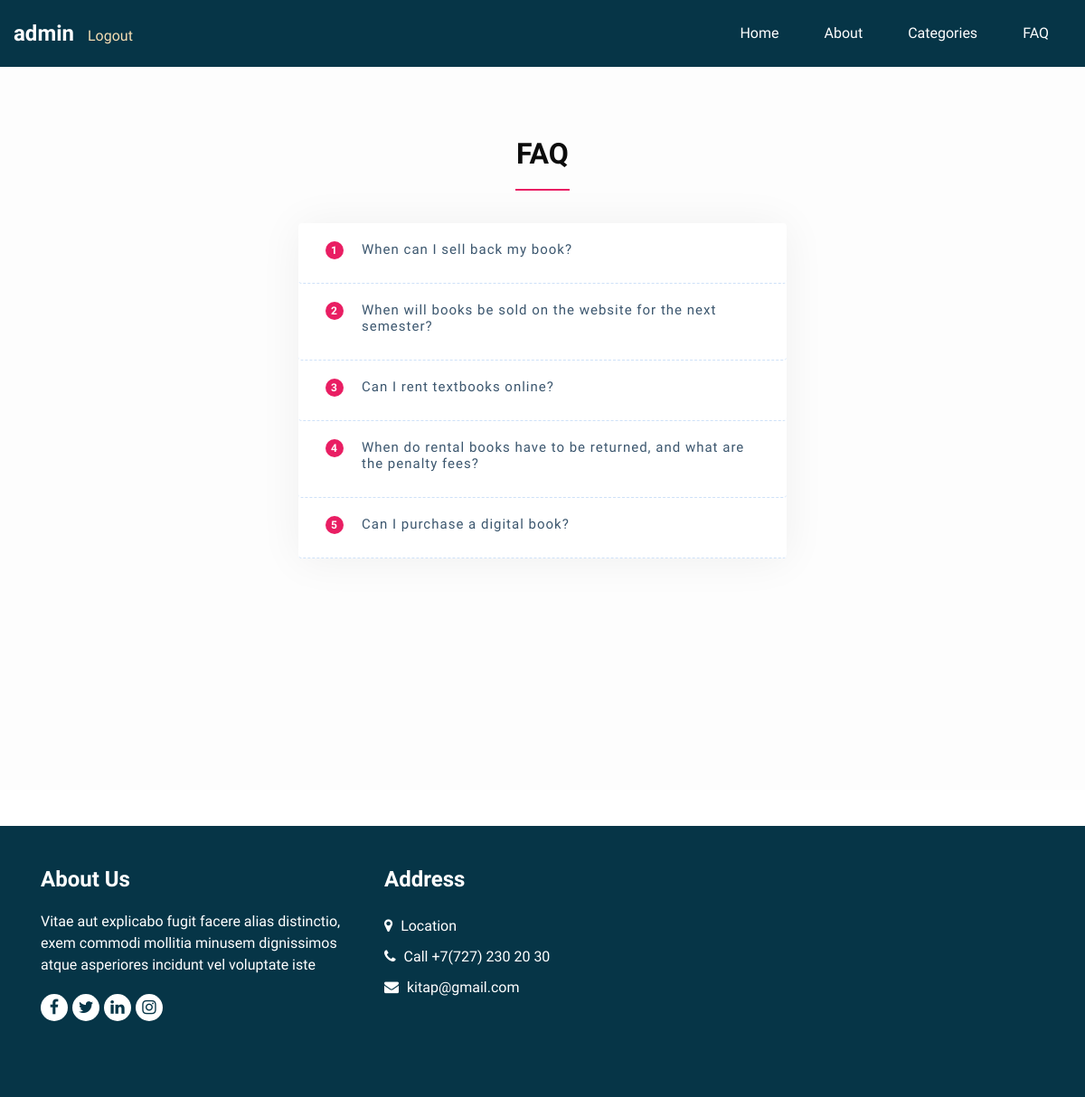
/faq (signed in), run on the app's committed database.
### kitap/models.py (models this page shows, shortened)
class Faq(models.Model):
    question = models.CharField(max_length=255)
    answer = models.TextField()

### kitap/views.py (the view)
# urls.py: path('faq', views.faq, name="faq"),
@login_required(login_url='authentication')
def faq(request):
    return render(request, 'kitap/faq.html')

### kitap/templatetags/poll_extras.py (called while the page is built)
@register.simple_tag(name='getfaqs')
def get_faqs():
    return Faq.objects.all()

### kitap/templates/kitap/faq.html (shortened to what this page needs)
{% extends 'kitap/base.html' %}
{% load static %}
{% load poll_extras %}
{% block content %}
<section class="faq-section">
<div class="container">
    <div class="row">
        {% getfaqs as faq %}
        <div class="col-md-6 offset-md-3">
            <div class="faq-title text-center pb-3">
                <h2>FAQ</h2>
            </div>
        </div>
        <div class="col-md-6 offset-md-3">
            <div class="faq" id="accordion">
            {% for i in faq %}
                <div class="card">
                    <div class="card-header" id="faqHeading-{{ forloop.counter }}">
                        <div class="mb-0">
                            <h5 class="faq-title" data-toggle="collapse" data-target="#faqCollapse-{{ forloop.counter }}" data-aria-expanded="true" data-aria-controls="faqCollapse-{{ forloop.counter }}">
                                <span class="badge">{{ forloop.counter }}</span>{{ i.question }}
                            </h5>
                        </div>
                    </div>
                </div>
                {% endfor %}
            </div>
        </div>
    </div>
</div>
</section>
{% endblock %}

### kitap/templates/kitap/base.html (shortened to what this page needs)
{% load static %}
<!DOCTYPE html>
<html>
<head>
    <link rel="stylesheet" type="text/css" href="{% static 'kitap/css/bootstrap.css' %}" />
    <link href="{% static 'kitap/css/font-awesome.min.css' %}" rel="stylesheet" />
    <link rel="stylesheet" href="{% static 'kitap/css/style.css' %}">
    <link rel="stylesheet" href="{% static 'kitap/css/faq.css' %}">
</head>
<body>
<div class="hero_area">
    <header class="header_section">
        <div class="container-fluid">
            <nav class="navbar navbar-expand-lg custom_nav-container ">
                <a class="navbar-brand" href="{% url 'profile' user.id %}">
                <span>
                {{ request.user }}
                <a class="logout-text" href="{% url 'logout' %}">Logout</a>
                </span>
                </a>
                <div class="collapse navbar-collapse" id="navbarSupportedContent">
                    <ul class="navbar-nav">
                    <li class="nav-item active">
                    <a class="nav-link pl-lg-0" href="{% url 'index' %}">Home <span class="sr-only">(current)</span></a>
                    </li>
                    <li class="nav-item">
                    <a class="nav-link" href="{% url 'about' %}"> About</a>
                    </li>
                    <li class="nav-item">
                    <a class="nav-link" href="{% url 'categories' %}">Categories</a>
                    </li>
                    <li class="nav-item">
                    <a class="nav-link" href="{% url 'faq' %}">FAQ</a>
                    </li>
                    </ul>
                </div>
            </nav>
        </div>
    </header>
    {% block content %}{% endblock %}
  <section class="info_section layout_padding2">
    <div class="container">
      <div class="row">
        <div class="col-lg-4 info-col">
          <div class="info_detail">
            <h4>
              About Us
            </h4>
            <p>
              Vitae aut explicabo fugit facere alias distinctio, exem commodi mollitia minusem dignissimos atque asperiores incidunt vel voluptate iste
            </p>
            <div class="info_social">
              <a href="">
                <i class="fa fa-facebook" aria-hidden="true"></i>
              </a>
              <a href="">
                <i class="fa fa-twitter" aria-hidden="true"></i>
              </a>
              <a href="">
                <i class="fa fa-linkedin" aria-hidden="true"></i>
              </a>
              <a href="">
                <i class="fa fa-instagram" aria-hidden="true"></i>
              </a>
            </div>
          </div>
        </div>
        <div class="col-lg-4 info-col">
          <div class="info_contact">
            <h4>
              Address
            </h4>
            <div class="contact_link_box">
              <a href="">
                <i class="fa fa-map-marker" aria-hidden="true"></i>
                <span>
                  Location
                </span>
              </a>
              <a href="">
                <i class="fa fa-phone" aria-hidden="true"></i>
                <span>
                  Call +7(727) 230 20 30
                </span>
              </a>
              <a href="">
                <i class="fa fa-envelope" aria-hidden="true"></i>
                <span>
                  kitap@gmail.com
                </span>
              </a>
            </div>
          </div>
        </div>
        <div class="col-lg-4 info-col">
          <div class="map_container">
            <div class="map">
              <div id="googleMap"></div>
            </div>
          </div>
        </div>
      </div>
    </div>
  </section>
</body>
</html>

### kitap/static/kitap/css/style.css (style rules this page uses)
body { font-family: 'Mulish', sans-serif; color: #0c0c0c; background-color: #ffffff; overflow-x: hidden; }
.logout-text { text-decoration: none; font-size: 16px; margin-bottom: -6px; margin-left: 15px; color: wheat; }
.layout_padding2 { padding: 75px 0; }
a, a:hover, a:focus { text-decoration: none; }
.hero_area { position: relative; min-height: 100vh; display: -webkit-box; display: -ms-flexbox; display: flex; -webkit-box-orient: vertical; -webkit-box-direction: normal; -ms-flex-direction: column; flex-direction: column; }
.header_section { background-color: #063547; padding: 15px 0; }
.navbar-brand { padding: 0; margin: 0; color: #000000; font-size: 24px; font-weight: bold; }
.navbar-brand span { color: #ffffff; }
.custom_nav-container { padding: 0; }
.custom_nav-container .navbar-nav { margin-left: auto; }
.custom_nav-container .navbar-nav .nav-item .nav-link { padding: 10px 25px; color: #ffffff; text-align: center; }
.info_section { background-color: #063547; color: #ffffff; padding: 45px 0 15px 0; }
.info_section h4 { font-weight: 600; margin-bottom: 20px; }
.info_section .info-col { margin-bottom: 30px; }
.info_section .info_contact .contact_link_box { display: -webkit-box; display: -ms-flexbox; display: flex; -webkit-box-orient: vertical; -webkit-box-direction: normal; -ms-flex-direction: column; flex-direction: column; }
.info_section .info_contact .contact_link_box a { margin: 5px 0; color: #ffffff; }
.info_section .info_contact .contact_link_box a i { margin-right: 5px; }
.info_section .info_social { display: -webkit-box; display: -ms-flexbox; display: flex; margin-top: 20px; margin-bottom: 10px; }
.info_section .info_social a { display: -webkit-box; display: -ms-flexbox; display: flex; -webkit-box-pack: center; -ms-flex-pack: center; justify-content: center; -webkit-box-align: center; -ms-flex-align: center; align-items: center; color: #063547; width: 30px; height: 30px; border-radius: 100%; background-color: #ffffff; border-radius: 100%; margin-right: 5px; font-size: 18px; }
.info_section .map_container { width: 100%; height: 210px; overflow: hidden; display: -webkit-box; display: -ms-flexbox; display: flex; -webkit-box-align: stretch; -ms-flex-align: stretch; align-items: stretch; }
.info_section .map_container .map { height: 100%; -webkit-box-flex: 1; -ms-flex: 1; flex: 1; }
.info_section .map_container .map #googleMap { height: 100%; }

### kitap/static/kitap/css/faq.css (style rules this page uses)
.faq-section { background: #fdfdfd; min-height: 100vh; padding: 10vh 0 0; margin-bottom: 40px; }
.faq-title h2 { position: relative; margin-bottom: 45px; display: inline-block; font-weight: 600; line-height: 1; }
.faq-title h2::before { content: ""; position: absolute; left: 50%; width: 60px; height: 2px; background: #E91E63; bottom: -25px; margin-left: -30px; }
.faq { background: #FFFFFF; box-shadow: 0 2px 48px 0 rgba(0, 0, 0, 0.06); border-radius: 4px; }
.faq .card { border: none; background: none; border-bottom: 1px dashed #CEE1F8; }
.faq .card .card-header { padding: 0px; border: none; background: none; -webkit-transition: all 0.3s ease 0s; -moz-transition: all 0.3s ease 0s; -o-transition: all 0.3s ease 0s; transition: all 0.3s ease 0s; }
.faq .card .card-header .faq-title { width: 100%; text-align: left; padding: 0px; padding-left: 30px; padding-right: 30px; font-weight: 400; font-size: 15px; letter-spacing: 1px; color: #3B566E; text-decoration: none !important; -webkit-transition: all 0.3s ease 0s; -moz-transition: all 0.3s ease 0s; -o-transition: all 0.3s ease 0s; transition: all 0.3s ease 0s; cursor: pointer; padding-top: 20px; padding-bottom: 20px; }
.faq .card .card-header .faq-title .badge { display: inline-block; width: 20px; height: 20px; line-height: 14px; float: left; -webkit-border-radius: 100px; -moz-border-radius: 100px; border-radius: 100px; text-align: center; background: #E91E63; color: #fff; font-size: 12px; margin-right: 20px; }

### data on the page
Faq: question "When can I sell back my book?"
Faq: question "When will books be sold on the website for the next semester?"
Faq: question "Can I rent textbooks online?"
Faq: question "When do rental books have to be returned, and what are the penalty fees?"
Faq: question "Can I purchase a digital book?"

### other printed values
{{ request.user }} "admin"
